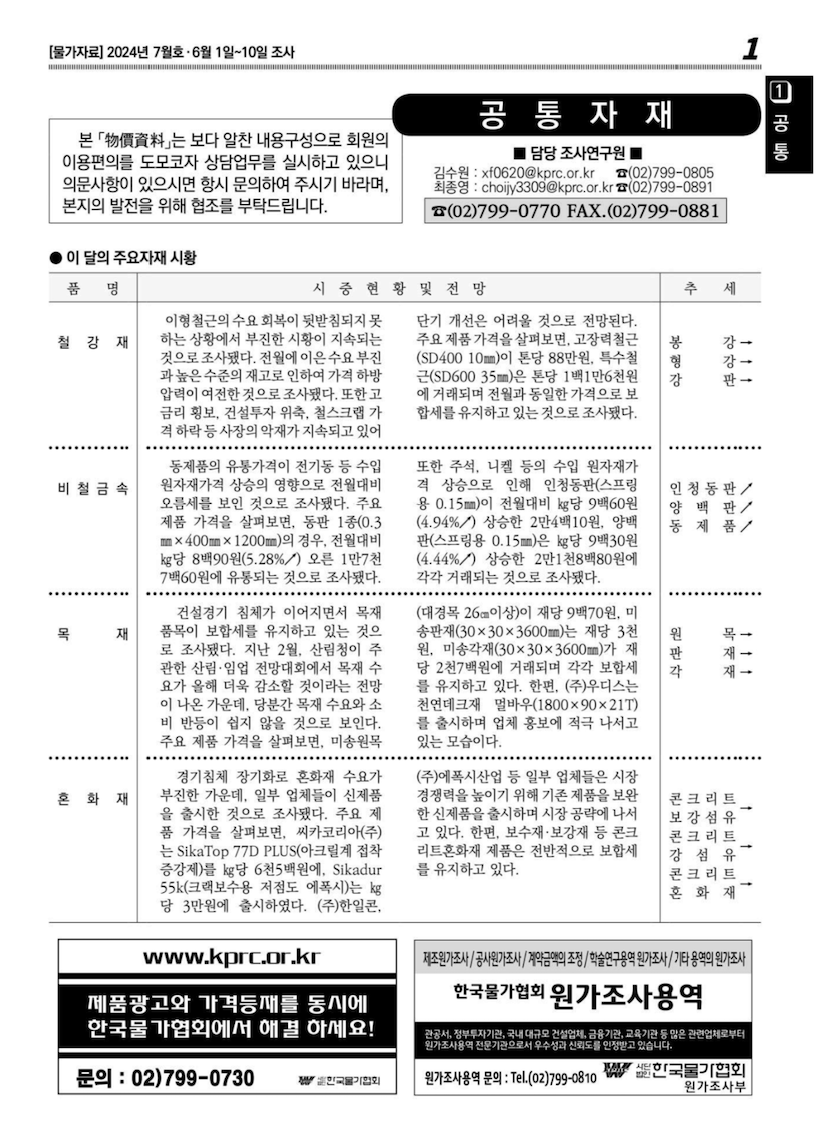
#> input picture OCR/test5.png, 830 x 1132 px, found by its file name
$ python text9.py
#> lines starting #> are read from the running program, lines starting #| are printed output that depends on the picture; after the words box and inside, x2 and y2 are one past the last pixel; in counts of white or black regions, pixels touching at a corner belong together
import cv2
import pytesseract
from pytesseract import Output
import numpy as np

def preprocess_and_ocr(image_path):
    # 이미지 로드
    img = cv2.imread(image_path)
#> img is the input picture: shape (1132, 830, 3); mean B, G, R 223, 223, 223

    # 그레이스케일 변환
    gray = cv2.cvtColor(img, cv2.COLOR_BGR2GRAY)

    # 명암 대비 강화
    contrast = cv2.convertScaleAbs(gray, alpha=1.5, beta=20)
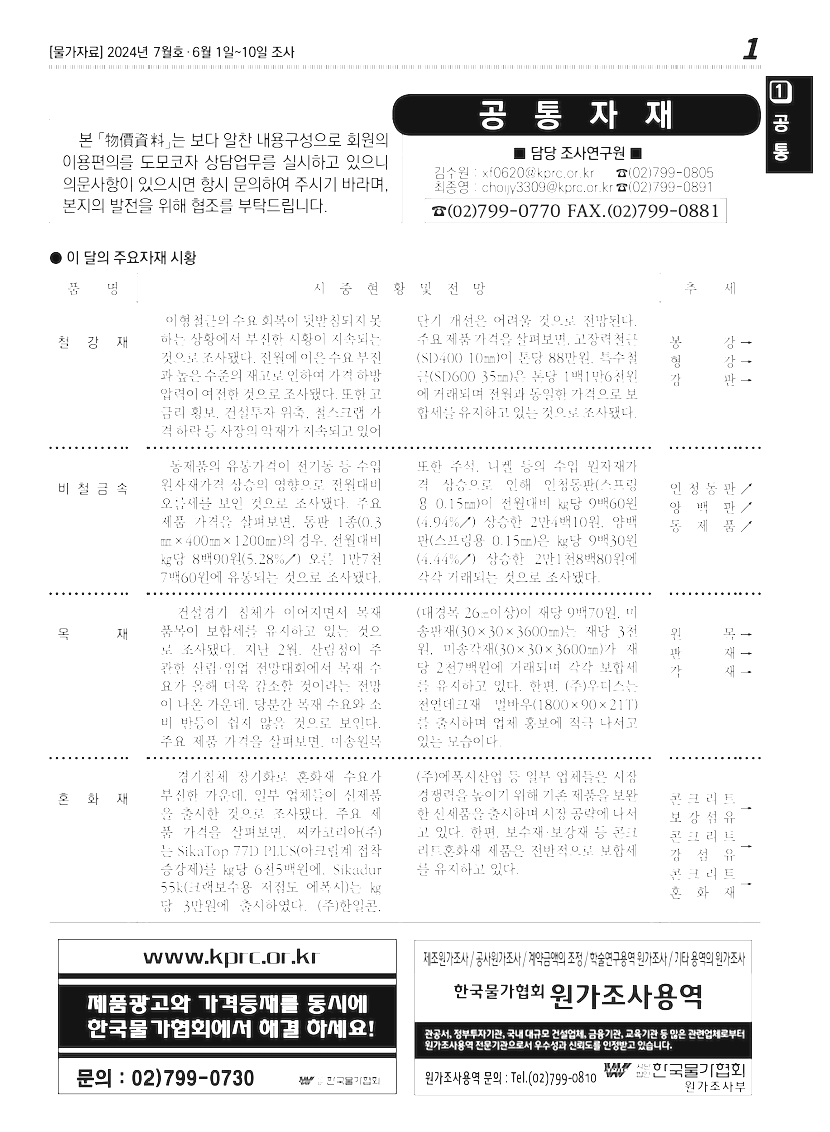
#> contrast: shape (1132, 830); min 20, max 255, mean 237

    # 노이즈 제거
    denoised = cv2.GaussianBlur(contrast, (5, 5), 0)

    return denoised

def detect_and_ocr_text(image_path):
    # 이미지 전처리
    denoised_image = preprocess_and_ocr(image_path)

    # 컨투어 검출
    contours, _ = cv2.findContours(denoised_image, cv2.RETR_EXTERNAL, cv2.CHAIN_APPROX_SIMPLE)
#> contours = [[[0, 0], [0, 1131], [829, 1131], [829, 0]]]

    # 각 컨투어에 대해 박스 그리기 및 텍스트 인식
    for contour in contours:
        # 컨투어를 감싸는 사각형 표시
        x, y, w, h = cv2.boundingRect(contour)
        cv2.rectangle(denoised_image, (x, y), (x + w, y + h), (0, 0, 0), 2)

        # 컨투어 영역에서 텍스트 추출
        custom_config = r'-l kor+eng --oem 1 --psm 4'
        text = pytesseract.image_to_string(denoised_image[y:y+h, x:x+w], config=custom_config)

        # 텍스트 출력
        print("인식된 텍스트:")
        print(text)
#> this loop made 1 pass
#> (contour, x, y, w, h, custom_config) on pass 1: ([[0, 0], [0, 1131], [829, 1131], [829, 0]], 0, 0, 830, 1132, '-l kor+eng --oem 1 --psm 4')
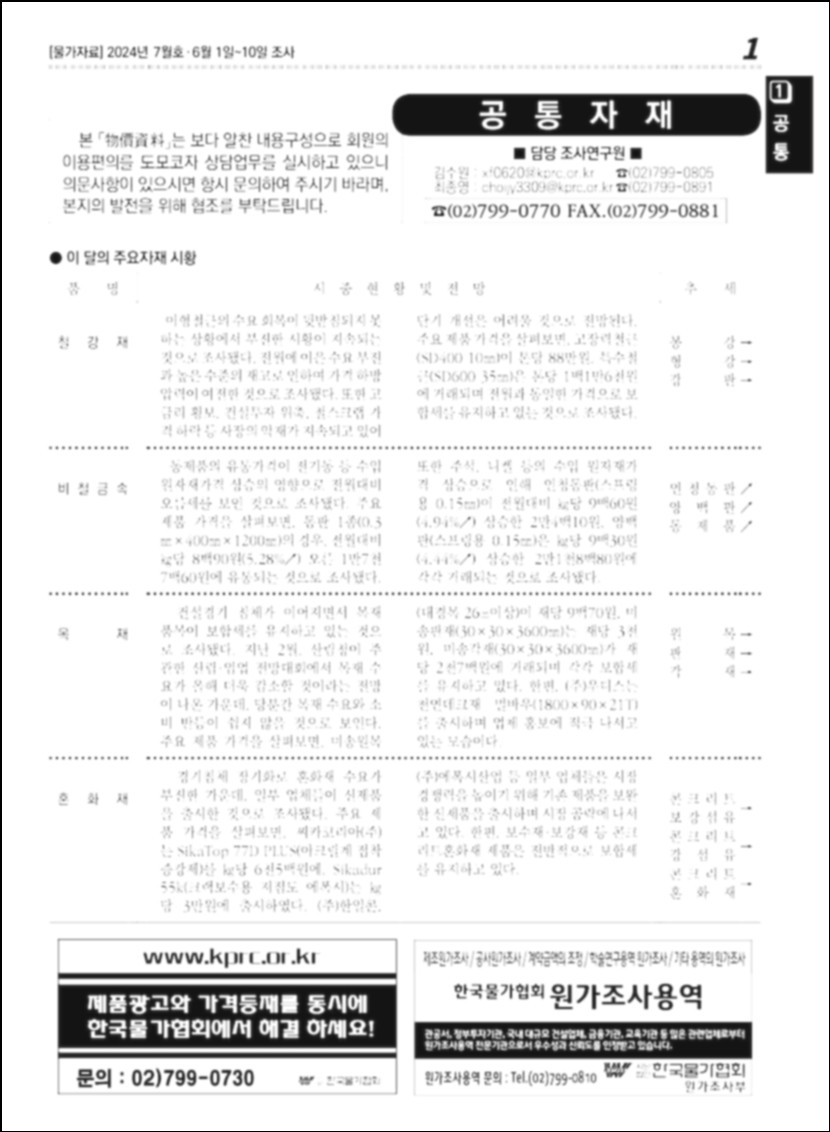
#> denoised_image: shape (1132, 830); min 0, max 255, mean 235.4

    # 결과 이미지 표시
    cv2.imshow('Processed Image', denoised_image)
    cv2.waitKey(0)
    cv2.destroyAllWindows()

# 이미지 경로 설정
image_path = '/Users/leechanhyeon/Desktop/ocr/test5.png'
detect_and_ocr_text(image_path)
#> (the call stopped at in detect_and_ocr_text, `text = pytesseract.image_to_string(denoised_image[y:y+h, x:x+w], confi..`: pytesseract is not available in this run)

$ run again, with OCR/test2.png copied over OCR/test5.png
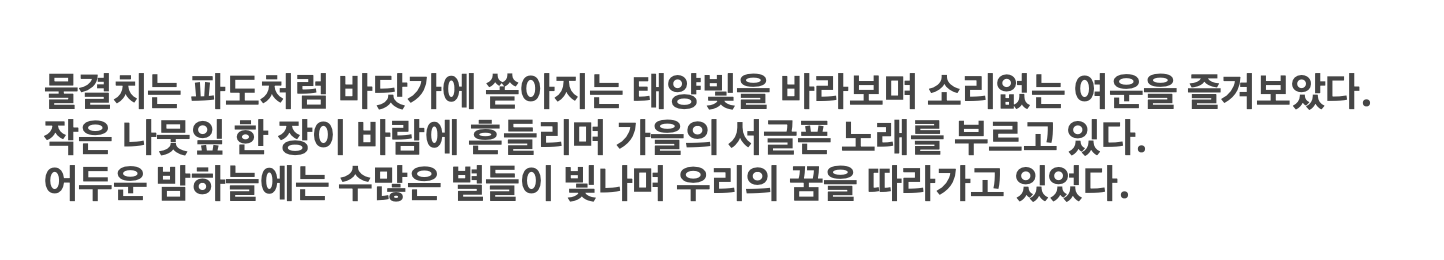
#> input picture OCR/test2.png, 1444 x 260 px, found by its file name
#> in preprocess_and_ocr, img is the input picture: shape (260, 1444, 3); min 69, max 255, mean 230.5
#> in preprocess_and_ocr, `denoised = cv2.GaussianBlur(contrast, (5, 5), 0)`:
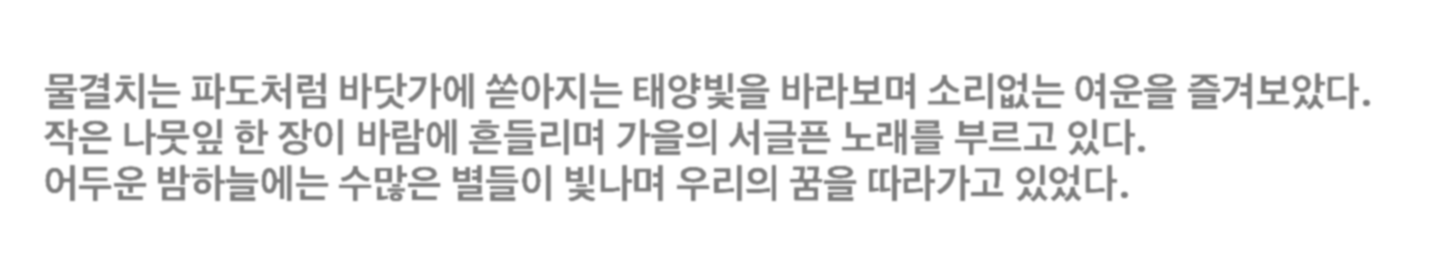
#> denoised: shape (260, 1444); min 124, max 255, mean 239.7
#> contours = [[[0, 0], [0, 259], [1443, 259], [1443, 0]]]
#> the loop in detect_and_ocr_text, `for contour in contours:` made 1 pass
#> (contour, x, y, w, h, custom_config) on pass 1: ([[0, 0], [0, 259], [1443, 259], [1443, 0]], 0, 0, 1444, 260, '-l kor+eng --oem 1 --psm 4')
#> after the loop in detect_and_ocr_text, `for contour in contours:`:
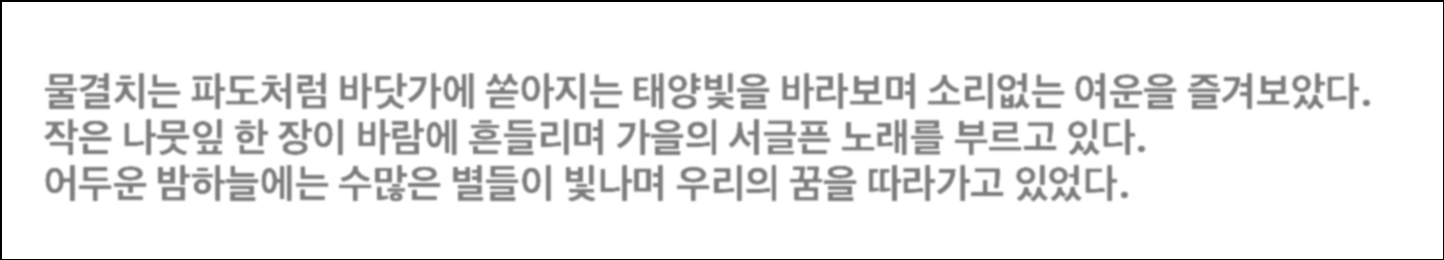
#> denoised_image: shape (260, 1444); 1.36% of pixels changed, all inside (x1, y1, x2, y2) = (0, 0, 1444, 260)

$ run again, with OCR/test3.png copied over OCR/test5.png
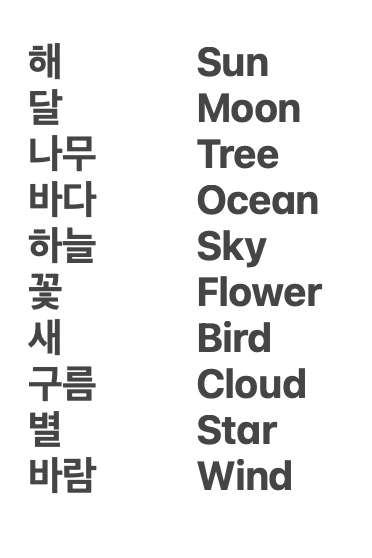
#> input picture OCR/test3.png, 372 x 558 px, found by its file name
#> in preprocess_and_ocr, img is the input picture: shape (558, 372, 3); mean B, G, R 235.6, 235.6, 235.6
#> in preprocess_and_ocr, `denoised = cv2.GaussianBlur(contrast, (5, 5), 0)`:
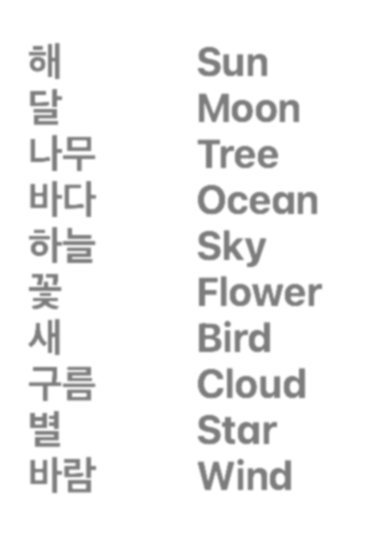
#> denoised: shape (558, 372); min 124, max 255, mean 242.8
#> contours = [[[0, 0], [0, 557], [371, 557], [371, 0]]]
#> the loop in detect_and_ocr_text, `for contour in contours:` made 1 pass
#> (contour, x, y, w, h, custom_config) on pass 1: ([[0, 0], [0, 557], [371, 557], [371, 0]], 0, 0, 372, 558, '-l kor+eng --oem 1 --psm 4')
#> after the loop in detect_and_ocr_text, `for contour in contours:`:
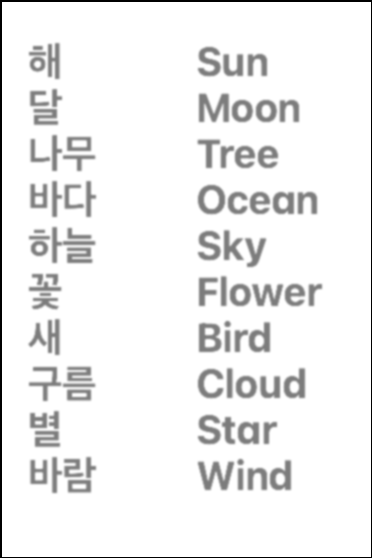
#> denoised_image: shape (558, 372); 1.34% of pixels changed, all inside (x1, y1, x2, y2) = (0, 0, 372, 558)

$ run again, with OCR/test.png copied over OCR/test5.png
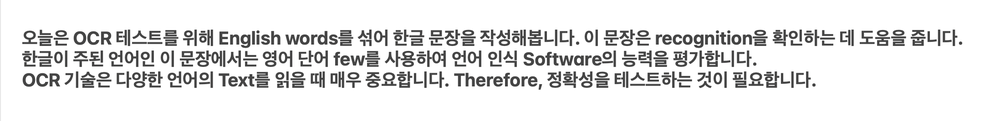
#> input picture OCR/test.png, 1000 x 121 px, shrunk from 2196 x 266 before the run, found by its file name
#> in preprocess_and_ocr, img is the input picture: shape (121, 1000, 3); mean B, G, R 230.3, 230.3, 230.3
#> in preprocess_and_ocr, `denoised = cv2.GaussianBlur(contrast, (5, 5), 0)`:
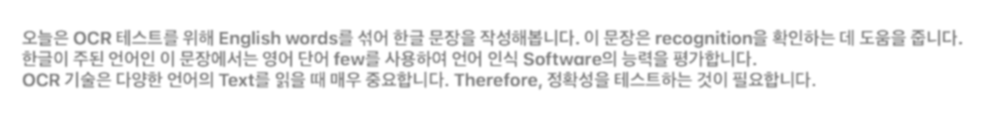
#> denoised: shape (121, 1000); min 133, max 255, mean 241.8
#> contours = [[[0, 0], [0, 120], [999, 120], [999, 0]]]
#> the loop in detect_and_ocr_text, `for contour in contours:` made 1 pass
#> (contour, x, y, w, h, custom_config) on pass 1: ([[0, 0], [0, 120], [999, 120], [999, 0]], 0, 0, 1000, 121, '-l kor+eng --oem 1 --psm 4')
#> after the loop in detect_and_ocr_text, `for contour in contours:`:
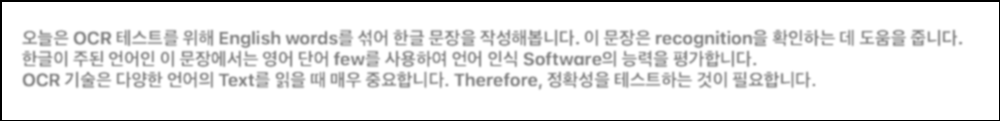
#> denoised_image: shape (121, 1000); 2.77% of pixels changed, all inside (x1, y1, x2, y2) = (0, 0, 1000, 121)
